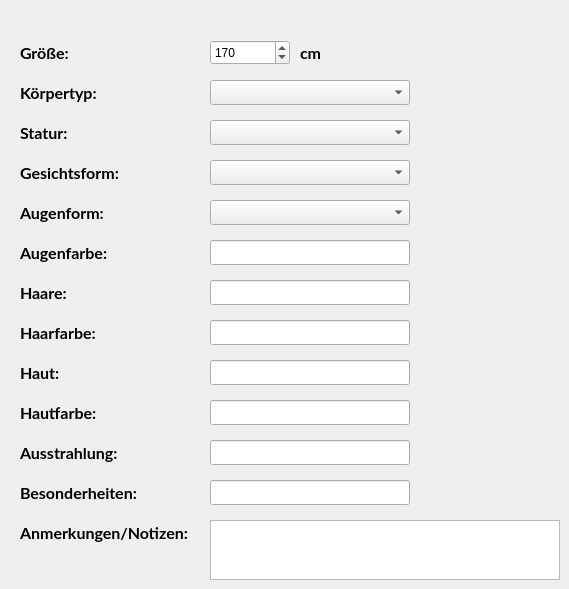
     <widget class="QWidget" name="tab3">
      <attribute name="title">
       <string>Aussehen</string>
      </attribute>
      <widget class="QLabel" name="labelSize">
       <property name="geometry">
        <rect>
         <x>20</x>
         <y>40</y>
         <width>150</width>
         <height>25</height>
        </rect>
       </property>
       <property name="font">
        <font>
         <family>Lato</family>
         <pointsize>12</pointsize>
         <bold>true</bold>
         <stylestrategy>PreferAntialias</stylestrategy>
         <kerning>true</kerning>
        </font>
       </property>
       <property name="text">
        <string>Größe:</string>
       </property>
      </widget>
      <widget class="QLabel" name="labelBodyType">
       <property name="geometry">
        <rect>
         <x>20</x>
         <y>80</y>
         <width>150</width>
         <height>25</height>
        </rect>
       </property>
       <property name="font">
        <font>
         <family>Lato</family>
         <pointsize>12</pointsize>
         <bold>true</bold>
         <stylestrategy>PreferAntialias</stylestrategy>
         <kerning>true</kerning>
        </font>
       </property>
       <property name="text">
        <string>Körpertyp:</string>
       </property>
      </widget>
      <widget class="QLabel" name="labelStature">
       <property name="geometry">
        <rect>
         <x>20</x>
         <y>120</y>
         <width>150</width>
         <height>25</height>
        </rect>
       </property>
       <property name="font">
        <font>
         <family>Lato</family>
         <pointsize>12</pointsize>
         <bold>true</bold>
         <stylestrategy>PreferAntialias</stylestrategy>
         <kerning>true</kerning>
        </font>
       </property>
       <property name="text">
        <string>Statur:</string>
       </property>
      </widget>
      <widget class="QLabel" name="labelEyeShape">
       <property name="geometry">
        <rect>
         <x>20</x>
         <y>200</y>
         <width>150</width>
         <height>25</height>
        </rect>
       </property>
       <property name="font">
        <font>
         <family>Lato</family>
         <pointsize>12</pointsize>
         <bold>true</bold>
         <stylestrategy>PreferAntialias</stylestrategy>
         <kerning>true</kerning>
        </font>
       </property>
       <property name="text">
        <string>Augenform:</string>
       </property>
      </widget>
      <widget class="QLabel" name="labelEyeColor">
       <property name="geometry">
        <rect>
         <x>20</x>
         <y>240</y>
         <width>150</width>
         <height>25</height>
        </rect>
       </property>
       <property name="font">
        <font>
         <family>Lato</family>
         <pointsize>12</pointsize>
         <bold>true</bold>
         <stylestrategy>PreferAntialias</stylestrategy>
         <kerning>true</kerning>
        </font>
       </property>
       <property name="text">
        <string>Augenfarbe:</string>
       </property>
      </widget>
      <widget class="QLabel" name="labelFaceShape">
       <property name="geometry">
        <rect>
         <x>20</x>
         <y>160</y>
         <width>150</width>
         <height>25</height>
        </rect>
       </property>
       <property name="font">
        <font>
         <family>Lato</family>
         <pointsize>12</pointsize>
         <bold>true</bold>
         <stylestrategy>PreferAntialias</stylestrategy>
         <kerning>true</kerning>
        </font>
       </property>
       <property name="text">
        <string>Gesichtsform:</string>
       </property>
      </widget>
      <widget class="QLabel" name="labelHairColor">
       <property name="geometry">
        <rect>
         <x>20</x>
         <y>320</y>
         <width>150</width>
         <height>25</height>
        </rect>
       </property>
       <property name="font">
        <font>
         <family>Lato</family>
         <pointsize>12</pointsize>
         <bold>true</bold>
         <stylestrategy>PreferAntialias</stylestrategy>
         <kerning>true</kerning>
        </font>
       </property>
       <property name="text">
        <string>Haarfarbe:</string>
       </property>
      </widget>
      <widget class="QLabel" name="labelSkin">
       <property name="geometry">
        <rect>
         <x>20</x>
         <y>360</y>
         <width>150</width>
         <height>25</height>
        </rect>
       </property>
       <property name="font">
        <font>
         <family>Lato</family>
         <pointsize>12</pointsize>
         <bold>true</bold>
         <stylestrategy>PreferAntialias</stylestrategy>
         <kerning>true</kerning>
        </font>
       </property>
       <property name="text">
        <string>Haut:</string>
       </property>
      </widget>
      <widget class="QLabel" name="labelSpecialFeatures">
       <property name="geometry">
        <rect>
         <x>20</x>
         <y>480</y>
         <width>150</width>
         <height>25</height>
        </rect>
       </property>
       <property name="font">
        <font>
         <family>Lato</family>
         <pointsize>12</pointsize>
         <bold>true</bold>
         <stylestrategy>PreferAntialias</stylestrategy>
         <kerning>true</kerning>
        </font>
       </property>
       <property name="text">
        <string>Besonderheiten:</string>
       </property>
      </widget>
      <widget class="QLabel" name="labelHair">
       <property name="geometry">
        <rect>
         <x>20</x>
         <y>280</y>
         <width>150</width>
         <height>25</height>
        </rect>
       </property>
       <property name="font">
        <font>
         <family>Lato</family>
         <pointsize>12</pointsize>
         <bold>true</bold>
         <stylestrategy>PreferAntialias</stylestrategy>
         <kerning>true</kerning>
        </font>
       </property>
       <property name="text">
        <string>Haare:</string>
       </property>
      </widget>
      <widget class="QLabel" name="labelSkinColor">
       <property name="geometry">
        <rect>
         <x>20</x>
         <y>400</y>
         <width>150</width>
         <height>25</height>
        </rect>
       </property>
       <property name="font">
        <font>
         <family>Lato</family>
         <pointsize>12</pointsize>
         <bold>true</bold>
         <stylestrategy>PreferAntialias</stylestrategy>
         <kerning>true</kerning>
        </font>
       </property>
       <property name="text">
        <string>Hautfarbe:</string>
       </property>
      </widget>
      <widget class="QLabel" name="labelCharisma">
       <property name="geometry">
        <rect>
         <x>20</x>
         <y>440</y>
         <width>150</width>
         <height>25</height>
        </rect>
       </property>
       <property name="font">
        <font>
         <family>Lato</family>
         <pointsize>12</pointsize>
         <bold>true</bold>
         <stylestrategy>PreferAntialias</stylestrategy>
         <kerning>true</kerning>
        </font>
       </property>
       <property name="text">
        <string>Ausstrahlung:</string>
       </property>
      </widget>
      <widget class="QTextEdit" name="textEditLookNotes">
       <property name="geometry">
        <rect>
         <x>210</x>
         <y>520</y>
         <width>350</width>
         <height>60</height>
        </rect>
       </property>
      </widget>
      <widget class="QLabel" name="labelLookNotes">
       <property name="geometry">
        <rect>
         <x>20</x>
         <y>520</y>
         <width>180</width>
         <height>25</height>
        </rect>
       </property>
       <property name="font">
        <font>
         <family>Lato</family>
         <pointsize>12</pointsize>
         <bold>true</bold>
         <stylestrategy>PreferAntialias</stylestrategy>
         <kerning>true</kerning>
        </font>
       </property>
       <property name="text">
        <string>Anmerkungen/Notizen:</string>
       </property>
      </widget>
      <widget class="QSpinBox" name="spinBoxSize">
       <property name="geometry">
        <rect>
         <x>210</x>
         <y>40</y>
         <width>80</width>
         <height>25</height>
        </rect>
       </property>
       <property name="maximum">
        <number>999</number>
       </property>
       <property name="value">
        <number>170</number>
       </property>
      </widget>
      <widget class="QLabel" name="labelSizeCm">
       <property name="geometry">
        <rect>
         <x>300</x>
         <y>40</y>
         <width>51</width>
         <height>25</height>
        </rect>
       </property>
       <property name="font">
        <font>
         <family>Lato</family>
         <pointsize>12</pointsize>
         <bold>true</bold>
         <stylestrategy>PreferAntialias</stylestrategy>
         <kerning>true</kerning>
        </font>
       </property>
       <property name="text">
        <string>cm</string>
       </property>
      </widget>
      <widget class="QLineEdit" name="lineEditEyeColor">
       <property name="geometry">
        <rect>
         <x>210</x>
         <y>240</y>
         <width>200</width>
         <height>25</height>
        </rect>
       </property>
      </widget>
      <widget class="QLineEdit" name="lineEditHair">
       <property name="geometry">
        <rect>
         <x>210</x>
         <y>280</y>
         <width>200</width>
         <height>25</height>
        </rect>
       </property>
      </widget>
      <widget class="QLineEdit" name="lineEditHairColor">
       <property name="geometry">
        <rect>
         <x>210</x>
         <y>320</y>
         <width>200</width>
         <height>25</height>
        </rect>
       </property>
      </widget>
      <widget class="QLineEdit" name="lineEditSkin">
       <property name="geometry">
        <rect>
         <x>210</x>
         <y>360</y>
         <width>200</width>
         <height>25</height>
        </rect>
       </property>
      </widget>
      <widget class="QLineEdit" name="lineEditSkinColor">
       <property name="geometry">
        <rect>
         <x>210</x>
         <y>400</y>
         <width>200</width>
         <height>25</height>
        </rect>
       </property>
      </widget>
      <widget class="QLineEdit" name="lineEditCharisma">
       <property name="geometry">
        <rect>
         <x>210</x>
         <y>440</y>
         <width>200</width>
         <height>25</height>
        </rect>
       </property>
      </widget>
      <widget class="QLineEdit" name="lineEditSpecialFeatures">
       <property name="geometry">
        <rect>
         <x>210</x>
         <y>480</y>
         <width>200</width>
         <height>25</height>
        </rect>
       </property>
      </widget>
      <widget class="QComboBox" name="comboBoxBodyType">
       <property name="geometry">
        <rect>
         <x>210</x>
         <y>80</y>
         <width>200</width>
         <height>25</height>
        </rect>
       </property>
      </widget>
      <widget class="QComboBox" name="comboBoxStature">
       <property name="geometry">
        <rect>
         <x>210</x>
         <y>120</y>
         <width>200</width>
         <height>25</height>
        </rect>
       </property>
      </widget>
      <widget class="QComboBox" name="comboBoxFaceShape">
       <property name="geometry">
        <rect>
         <x>210</x>
         <y>160</y>
         <width>200</width>
         <height>25</height>
        </rect>
       </property>
      </widget>
      <widget class="QComboBox" name="comboBoxEyeShape">
       <property name="geometry">
        <rect>
         <x>210</x>
         <y>200</y>
         <width>200</width>
         <height>25</height>
        </rect>
       </property>
      </widget>
     </widget>
